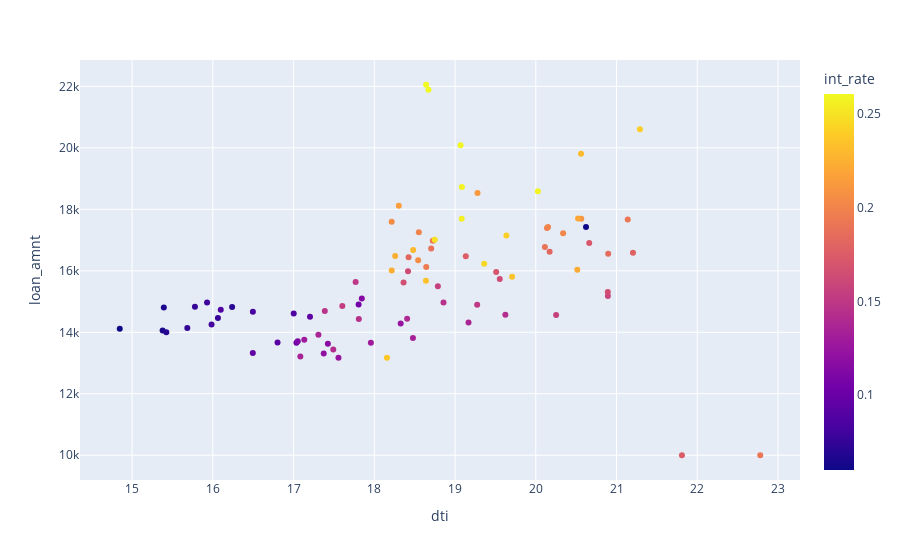

The code cell stored with this chart in its notebook:
### Code cell
fig4 = px.scatter(df2, y="loan_amnt",x="dti",color="int_rate")
fig4
